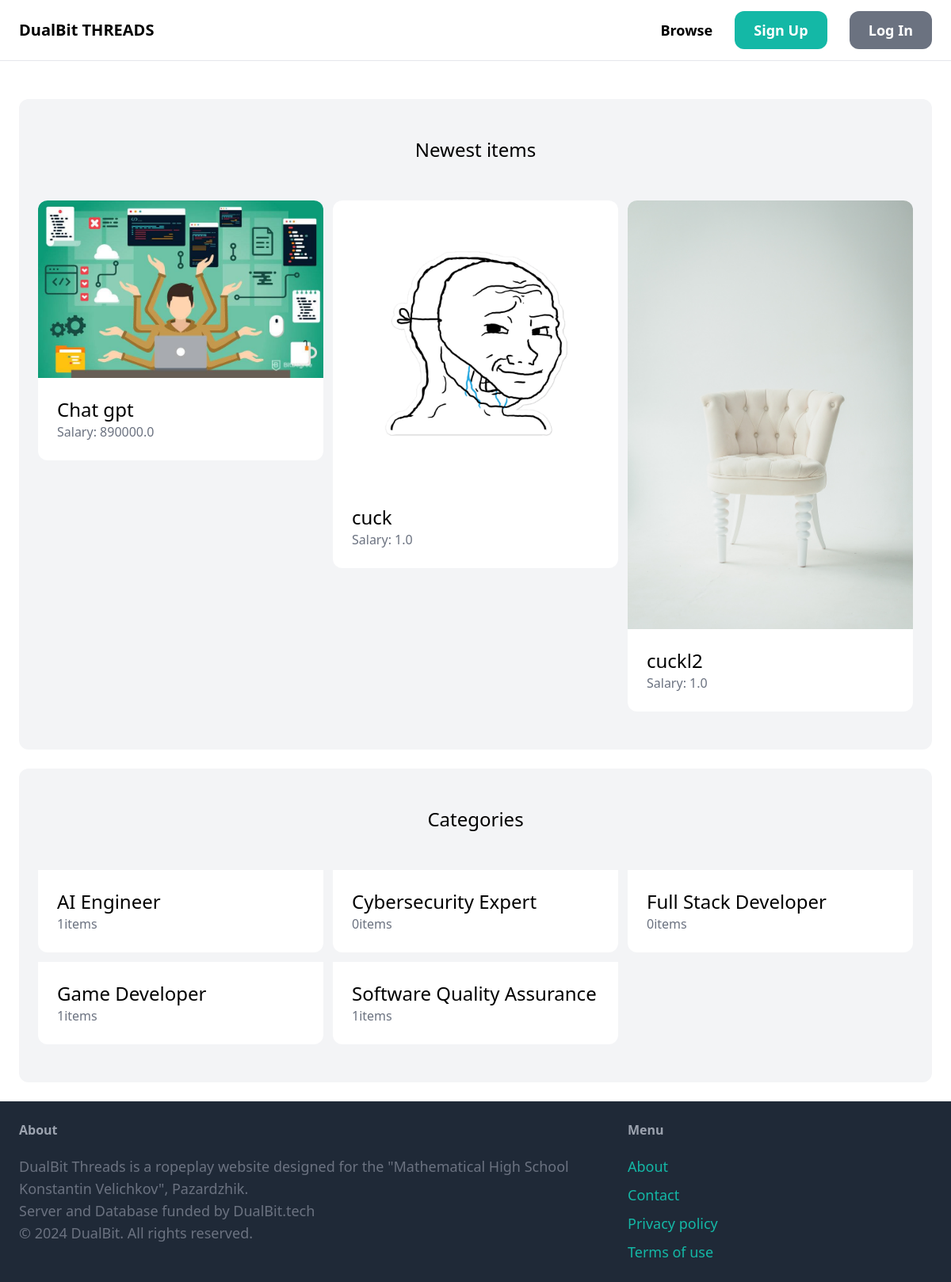
The app's page /, older data.
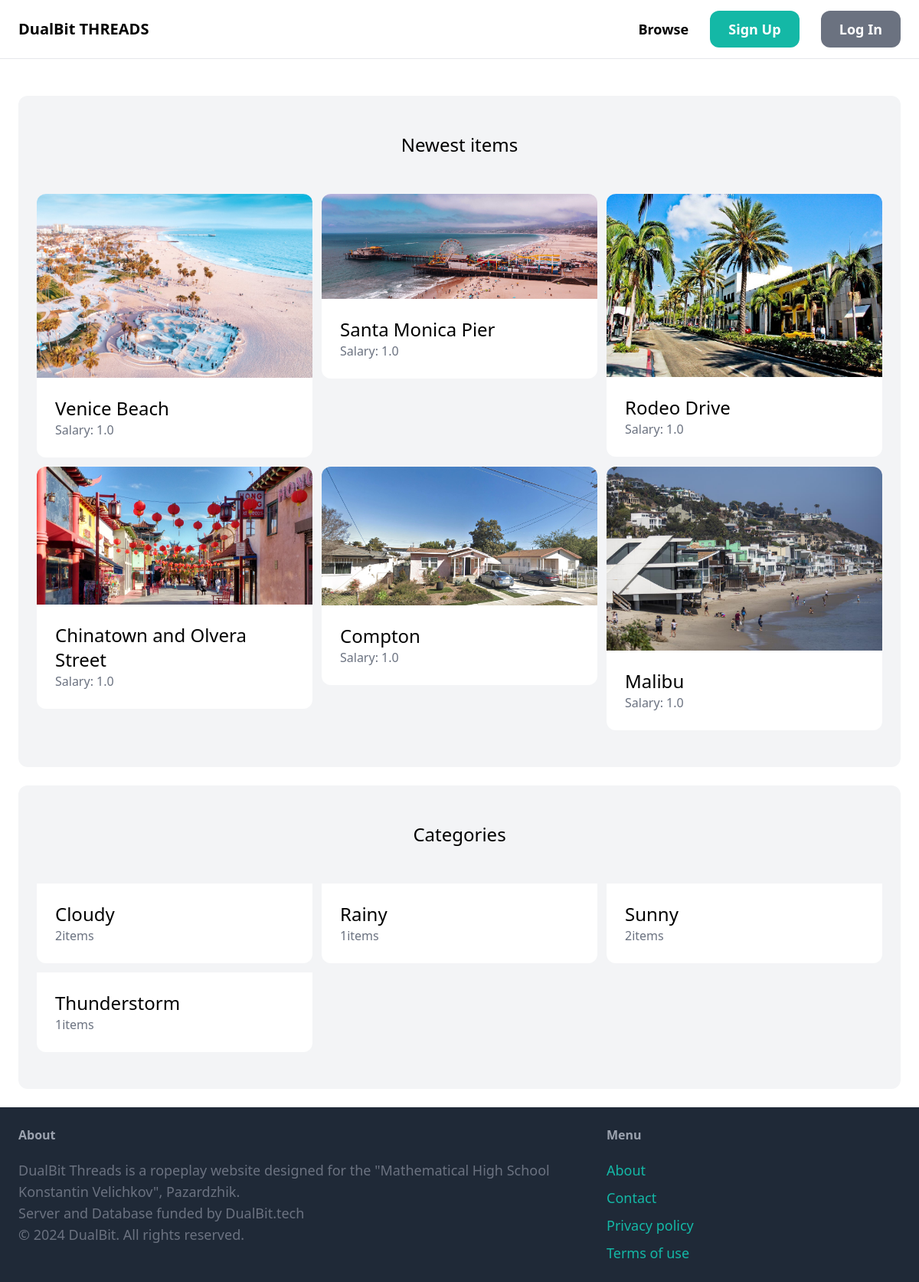
The same page, newer data.
### item/models.py (models this page shows, shortened)
class Item(models.Model):
    category = models.ForeignKey(Category, related_name='items', on_delete=models.CASCADE)
    name = models.CharField(max_length=255)
    description = models.TextField(blank=True, null=True)
    salary = models.FloatField()
    image = models.ImageField(upload_to="item_images", blank=True, null=True)
    created_by = models.ForeignKey(User, related_name='items', on_delete=models.CASCADE)
    created_at = models.DateTimeField(auto_now_add=True)
    thread = models.ForeignKey('conversation.Thread', on_delete=models.SET_NULL, null=True, blank=True)

class Category(models.Model):
    name = models.CharField(max_length=255)
    class Meta:
        ordering = ('name',)
        verbose_name_plural = "Categories"

### core/views.py (the view)
# urls.py: path('', views.index, name='index'),
def index(request):
    items = Item.objects.all()[0:6]
    categories = Category.objects.all()
    return render(request, 'core/index.html', {
        'categories': categories,
        'items': items,
    })

### core/templates/core/index.html (shortened to what this page needs)
{% extends 'core/base.html' %}
{% block content %}
    <div class='mt-6 px-6 py-12 bg-gray-100 rounded-xl'>
        <h2 class='mb-12 text-2xl text-center'>Newest items</h2>
        <div class="grid grid-cols-3 gap-3">
            {% for item in  items %}
                <div>
                    <a href="{% url 'item:detail' item.id %}">
                        <div>
                            <img src="{{ item.image.url }}" class="rounded-t-xl">
                        </div>
                        <div class="p-6 bg-white rounded-b-xl">
                            <h2 class="text-2xl">{{ item.name }}</h2>
                            <p class="text-gray-500">Salary: {{ item.salary }}</p>
                        </div>
                    </a>
                </div>
            {% endfor %}
        </div>
    </div>
    <div class='mt-6 px-6 py-12 bg-gray-100 rounded-xl'>
        <h2 class='mb-12 text-2xl text-center'>Categories</h2>
        <div class="grid grid-cols-3 gap-3">
            {% for category in categories %}
                <div>
                    <a href="#">
                        <div class="p-6 bg-white rounded-b-xl">
                            <h2 class="text-2xl">{{ category.name }}</h2>
                            <p class="text-gray-500">{{ category.items.count }}items</p>
                        </div>
                    </a>
                </div>
            {% endfor %}
        </div>
    </div>
{% endblock %}

Row changes from the older to the newer data that the page shows:
removed Item: image (picture), name "Chat gpt", salary "890000.0"
removed Item: image (placeholder picture), name "cuck", salary "1.0"
removed Item: image (picture), name "cuckl2", salary "1.0"
removed Category: name "AI Engineer", items.count "1"
removed Category: name "Cybersecurity Expert", items.count "0"
removed Category: name "Full Stack Developer", items.count "0"
removed Category: name "Game Developer", items.count "1"
removed Category: name "Software Quality Assurance", items.count "1"
added Item: image (picture), name "Venice Beach", salary "1.0"
added Item: image (picture), name "Santa Monica Pier", salary "1.0"
added Item: image (picture), name "Rodeo Drive", salary "1.0"
added Item: image (picture), name "Chinatown and Olvera Street", salary "1.0"
added Item: image (picture), name "Compton", salary "1.0"
added Item: image (picture), name "Malibu", salary "1.0"
added Category: name "Cloudy", items.count "2"
added Category: name "Rainy", items.count "1"
added Category: name "Sunny", items.count "2"
added Category: name "Thunderstorm", items.count "1"
